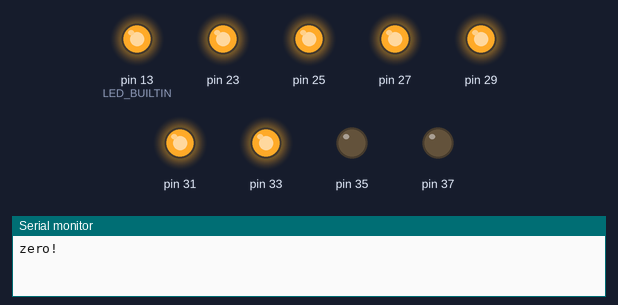
A sketch run on a simulated Arduino Mega 2560, built with avr-gcc and run on an emulated ATmega2560. Shown: output pins drawn as LEDs (lit = HIGH), the last lines printed to the serial monitor.

Above: at 0.2 s.
At 0.7 s:
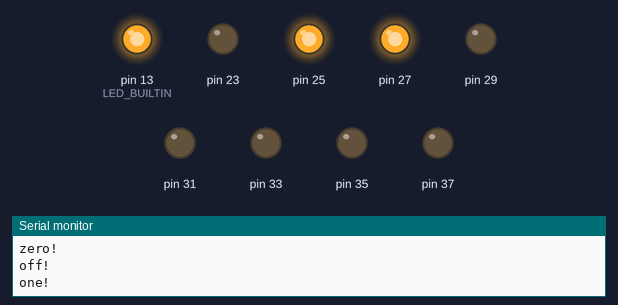
At 1.2 s:
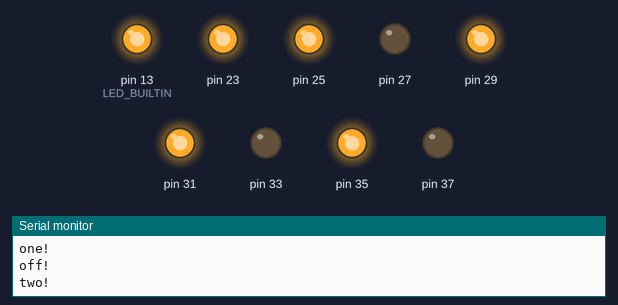
At 2.2 s:
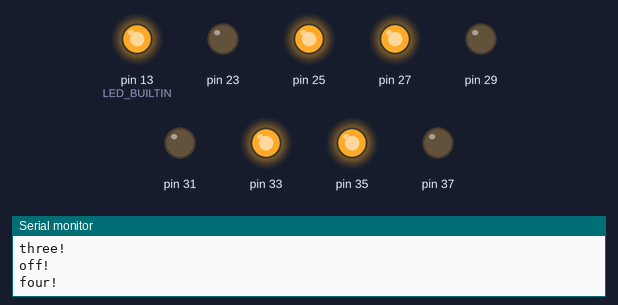
At 3.2 s:
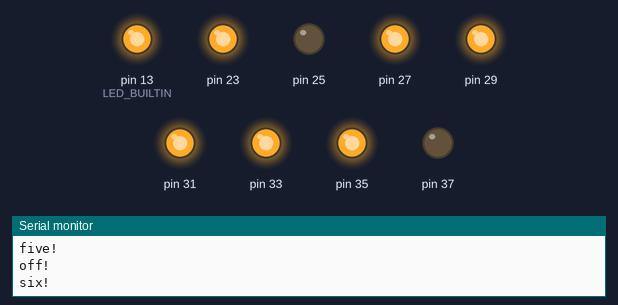
At 4.7 s:
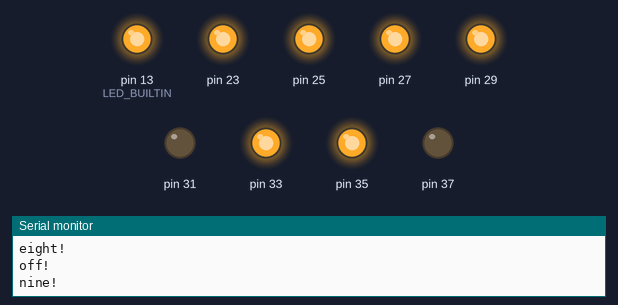
Timing chart, 0 to 5.8 s (numbered marks = the images above):
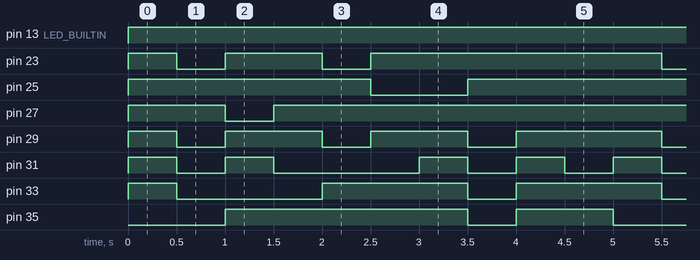

The sketch:

led_segment_display.ino
```cpp
#include <Arduino.h>

void setup() {
  // put your setup code here, to run once:
  pinMode(LED_BUILTIN, OUTPUT);
  pinMode(23, OUTPUT);
  pinMode(25, OUTPUT);
  pinMode(27, OUTPUT);
  pinMode(29, OUTPUT);
  pinMode(31, OUTPUT);
  pinMode(33, OUTPUT);
  pinMode(35, OUTPUT);
  pinMode(37, OUTPUT);
  Serial.begin(115200);
}

void zeroon() {
  digitalWrite(LED_BUILTIN, HIGH);
  digitalWrite(23, HIGH);
  digitalWrite(25, HIGH);
  digitalWrite(27, HIGH);
  digitalWrite(29, HIGH);
  digitalWrite(31, HIGH);
  digitalWrite(33, HIGH);
  Serial.println("zero!");
}

void oneon() {
  digitalWrite(LED_BUILTIN, HIGH);
  digitalWrite(25, HIGH);
  digitalWrite(27, HIGH);
  Serial.println("one!");
}

void twoon() {
  digitalWrite(LED_BUILTIN, HIGH);
  digitalWrite(23, HIGH);
  digitalWrite(25, HIGH);
  digitalWrite(35, HIGH);
  digitalWrite(31, HIGH);
  digitalWrite(29, HIGH);
  Serial.println("two!");
}

void threeon() {
  digitalWrite(LED_BUILTIN, HIGH);
  digitalWrite(23, HIGH);
  digitalWrite(25, HIGH);
  digitalWrite(35, HIGH);
  digitalWrite(27, HIGH);
  digitalWrite(29, HIGH);
  Serial.println("three!");
}

void fouron() {
  digitalWrite(LED_BUILTIN, HIGH);
  digitalWrite(25, HIGH);
  digitalWrite(27, HIGH);
  digitalWrite(35, HIGH);
  digitalWrite(33, HIGH);
  Serial.println("four!");
}

void fiveon() {
  digitalWrite(LED_BUILTIN, HIGH);
  digitalWrite(23, HIGH);
  digitalWrite(33, HIGH);
  digitalWrite(35, HIGH);
  digitalWrite(27, HIGH);
  digitalWrite(29, HIGH);
  Serial.println("five!");
}

void sixon() {
  digitalWrite(LED_BUILTIN, HIGH);
  digitalWrite(23, HIGH);
  digitalWrite(33, HIGH);
  digitalWrite(35, HIGH);
  digitalWrite(27, HIGH);
  digitalWrite(29, HIGH);
  digitalWrite(31, HIGH);
  Serial.println("six!");
}

void sevenon() {
  digitalWrite(LED_BUILTIN, HIGH);
  digitalWrite(23, HIGH);
  digitalWrite(25, HIGH);
  digitalWrite(27, HIGH);
  Serial.println("seven!");
}

void eighton() {
  digitalWrite(LED_BUILTIN, HIGH);
  digitalWrite(23, HIGH);
  digitalWrite(25, HIGH);
  digitalWrite(27, HIGH);
  digitalWrite(29, HIGH);
  digitalWrite(31, HIGH);
  digitalWrite(33, HIGH);
  digitalWrite(35, HIGH);
  Serial.println("eight!");
}

void nineon() {
  digitalWrite(LED_BUILTIN, HIGH);
  digitalWrite(23, HIGH);
  digitalWrite(25, HIGH);
  digitalWrite(27, HIGH);
  digitalWrite(29, HIGH);
  digitalWrite(33, HIGH);
  digitalWrite(35, HIGH);
  Serial.println("nine!");
}

void globallo() {
  digitalWrite(LED_BUILTIN, LOW);
  digitalWrite(23, LOW);
  digitalWrite(25, LOW);
  digitalWrite(27, LOW);
  digitalWrite(29, LOW);
  digitalWrite(31, LOW);
  digitalWrite(33, LOW);
  digitalWrite(35, LOW);
  digitalWrite(37, LOW);
  Serial.println("off!");
}

void blink() {
  digitalWrite(LED_BUILTIN, HIGH);
  digitalWrite(23, HIGH);
  digitalWrite(25, HIGH);
  digitalWrite(27, HIGH);
  digitalWrite(29, HIGH);
  digitalWrite(31, HIGH);
  digitalWrite(33, HIGH);
  digitalWrite(35, HIGH);
  digitalWrite(37, HIGH);
  Serial.println("on!");
  delay(500);
  digitalWrite(LED_BUILTIN, LOW);
  digitalWrite(23, LOW);
  digitalWrite(25, LOW);
  digitalWrite(27, LOW);
  digitalWrite(29, LOW);
  digitalWrite(31, LOW);
  digitalWrite(33, LOW);
  digitalWrite(35, LOW);
  digitalWrite(37, LOW);
  Serial.println("off!");
  delay(500);
}

void loop() {
  zeroon();
  delay(500);
  globallo();
  oneon();
  delay(500);
  globallo();
  twoon();
  delay(500);
  globallo();
  threeon();
  delay(500);
  globallo();
  fouron();
  delay(500);
  globallo();
  fiveon();
  delay(500);
  globallo();
  sixon();
  delay(500);
  globallo();
  sevenon();
  delay(500);
  globallo();
  eighton();
  delay(500);
  globallo();
  nineon();
  delay(500);
  globallo();

}
```

Measured:
- by itself, pin 13 (LED_BUILTIN): LOW → HIGH at 0.00 s
- by itself, pin 23: repeats every 5.0 s: LOW 0.50 s, HIGH 1.0 s, LOW 0.50 s, HIGH 3.0 s
- by itself, pin 25: repeats every 5.0 s: LOW 1.0 s, HIGH 4.0 s
- by itself, pin 27: repeats every 5.0 s: LOW 0.50 s, HIGH 4.5 s
- by itself, pin 29: repeats every 5.0 s: 2 × (LOW 0.50 s, HIGH 1.0 s), LOW 0.50 s, HIGH 1.5 s
- by itself, pin 31: repeats every 5.0 s: LOW 0.50 s, HIGH 0.50 s, LOW 1.5 s, 2 × (HIGH 0.50 s, LOW 0.50 s), HIGH 0.50 s
- by itself, pin 33: repeats every 5.0 s: LOW 1.5 s, HIGH 1.5 s, LOW 0.50 s, HIGH 1.5 s
- by itself, pin 35: repeats every 5.0 s: LOW 0.50 s, HIGH 1.0 s, LOW 1.0 s, HIGH 2.5 s
